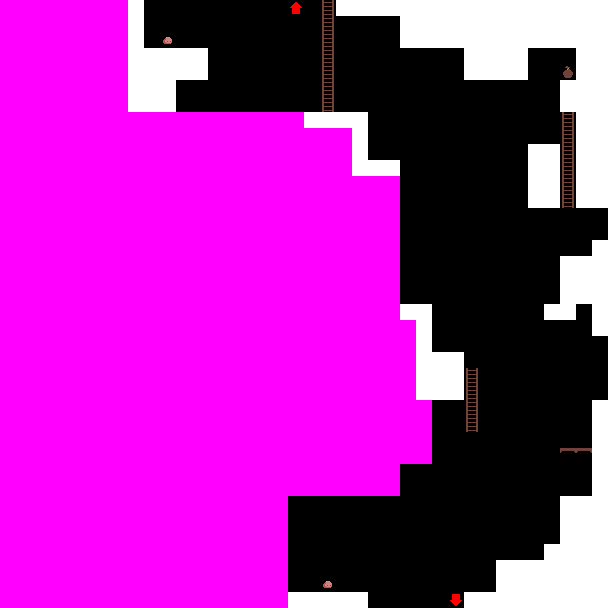

Below is a game level as drawn by its tile map, then a one-line description and the .tmx file that defines it, in full:
An orthogonal 38x38 tile map with 16x16 px tiles, 1 tile layer (Tile Layer 1).

<map version="1.10" tiledversion="1.11.2" orientation="orthogonal" renderorder="right-up" width="38" height="38" tilewidth="16" tileheight="16" infinite="0" nextlayerid="2" nextobjectid="1">
 <tileset firstgid="1" source="../../tiletypes.tsx" />
 <layer id="1" name="Tile Layer 1" width="38" height="38">
  <data encoding="csv">
3,3,3,3,3,3,3,3,1,0,0,0,0,0,0,0,0,0,12,0,18,1,1,1,1,1,1,1,1,1,1,1,1,1,1,1,1,1,
3,3,3,3,3,3,3,3,1,0,0,0,0,0,0,0,0,0,0,0,18,0,0,0,0,1,1,1,1,1,1,1,1,1,1,1,1,1,
3,3,3,3,3,3,3,3,1,0,26,0,0,0,0,0,0,0,0,0,18,0,0,0,0,1,1,1,1,1,1,1,1,1,1,1,1,1,
3,3,3,3,3,3,3,3,1,1,1,1,1,0,0,0,0,0,0,0,18,0,0,0,0,0,0,0,0,1,1,1,1,0,0,0,1,1,
3,3,3,3,3,3,3,3,1,1,1,1,1,0,0,0,0,0,0,0,18,0,0,0,0,0,0,0,0,1,1,1,1,0,0,25,1,1,
3,3,3,3,3,3,3,3,1,1,1,0,0,0,0,0,0,0,0,0,18,0,0,0,0,0,0,0,0,0,0,0,0,0,0,1,1,1,
3,3,3,3,3,3,3,3,1,1,1,0,0,0,0,0,0,0,0,0,18,0,0,0,0,0,0,0,0,0,0,0,0,0,0,1,1,1,
3,3,3,3,3,3,3,3,3,3,3,3,3,3,3,3,3,3,3,1,1,1,1,0,0,0,0,0,0,0,0,0,0,0,0,18,1,1,
3,3,3,3,3,3,3,3,3,3,3,3,3,3,3,3,3,3,3,3,3,3,1,0,0,0,0,0,0,0,0,0,0,0,0,18,1,1,
3,3,3,3,3,3,3,3,3,3,3,3,3,3,3,3,3,3,3,3,3,3,1,0,0,0,0,0,0,0,0,0,0,1,1,18,1,1,
3,3,3,3,3,3,3,3,3,3,3,3,3,3,3,3,3,3,3,3,3,3,1,1,1,0,0,0,0,0,0,0,0,1,1,18,1,1,
3,3,3,3,3,3,3,3,3,3,3,3,3,3,3,3,3,3,3,3,3,3,3,3,3,0,0,0,0,0,0,0,0,1,1,18,1,1,
3,3,3,3,3,3,3,3,3,3,3,3,3,3,3,3,3,3,3,3,3,3,3,3,3,0,0,0,0,0,0,0,0,1,1,18,1,1,
3,3,3,3,3,3,3,3,3,3,3,3,3,3,3,3,3,3,3,3,3,3,3,3,3,0,0,0,0,0,0,0,0,0,0,0,0,0,
3,3,3,3,3,3,3,3,3,3,3,3,3,3,3,3,3,3,3,3,3,3,3,3,3,0,0,0,0,0,0,0,0,0,0,0,0,0,
3,3,3,3,3,3,3,3,3,3,3,3,3,3,3,3,3,3,3,3,3,3,3,3,3,0,0,0,0,0,0,0,0,0,0,0,0,1,
3,3,3,3,3,3,3,3,3,3,3,3,3,3,3,3,3,3,3,3,3,3,3,3,3,0,0,0,0,0,0,0,0,0,0,1,1,1,
3,3,3,3,3,3,3,3,3,3,3,3,3,3,3,3,3,3,3,3,3,3,3,3,3,0,0,0,0,0,0,0,0,0,0,1,1,1,
3,3,3,3,3,3,3,3,3,3,3,3,3,3,3,3,3,3,3,3,3,3,3,3,3,0,0,0,0,0,0,0,0,0,0,1,1,1,
3,3,3,3,3,3,3,3,3,3,3,3,3,3,3,3,3,3,3,3,3,3,3,3,3,1,1,0,0,0,0,0,0,0,1,1,0,1,
3,3,3,3,3,3,3,3,3,3,3,3,3,3,3,3,3,3,3,3,3,3,3,3,3,3,1,0,0,0,0,0,0,0,0,0,0,1,
3,3,3,3,3,3,3,3,3,3,3,3,3,3,3,3,3,3,3,3,3,3,3,3,3,3,1,0,0,0,0,0,0,0,0,0,0,0,
3,3,3,3,3,3,3,3,3,3,3,3,3,3,3,3,3,3,3,3,3,3,3,3,3,3,1,1,1,0,0,0,0,0,0,0,0,0,
3,3,3,3,3,3,3,3,3,3,3,3,3,3,3,3,3,3,3,3,3,3,3,3,3,3,1,1,1,18,0,0,0,0,0,0,0,0,
3,3,3,3,3,3,3,3,3,3,3,3,3,3,3,3,3,3,3,3,3,3,3,3,3,3,1,1,1,18,0,0,0,0,0,0,0,0,
3,3,3,3,3,3,3,3,3,3,3,3,3,3,3,3,3,3,3,3,3,3,3,3,3,3,3,0,0,18,0,0,0,0,0,0,0,1,
3,3,3,3,3,3,3,3,3,3,3,3,3,3,3,3,3,3,3,3,3,3,3,3,3,3,3,0,0,18,0,0,0,0,0,0,0,1,
3,3,3,3,3,3,3,3,3,3,3,3,3,3,3,3,3,3,3,3,3,3,3,3,3,3,3,0,0,0,0,0,0,0,0,0,0,1,
3,3,3,3,3,3,3,3,3,3,3,3,3,3,3,3,3,3,3,3,3,3,3,3,3,3,3,0,0,0,0,0,0,0,0,17,17,1,
3,3,3,3,3,3,3,3,3,3,3,3,3,3,3,3,3,3,3,3,3,3,3,3,3,0,0,0,0,0,0,0,0,0,0,0,0,1,
3,3,3,3,3,3,3,3,3,3,3,3,3,3,3,3,3,3,3,3,3,3,3,3,3,0,0,0,0,0,0,0,0,0,0,0,0,1,
3,3,3,3,3,3,3,3,3,3,3,3,3,3,3,3,3,3,0,0,0,0,0,0,0,0,0,0,0,0,0,0,0,0,0,1,1,1,
3,3,3,3,3,3,3,3,3,3,3,3,3,3,3,3,3,3,0,0,0,0,0,0,0,0,0,0,0,0,0,0,0,0,0,1,1,1,
3,3,3,3,3,3,3,3,3,3,3,3,3,3,3,3,3,3,0,0,0,0,0,0,0,0,0,0,0,0,0,0,0,0,0,1,1,1,
3,3,3,3,3,3,3,3,3,3,3,3,3,3,3,3,3,3,0,0,0,0,0,0,0,0,0,0,0,0,0,0,0,0,1,1,1,1,
3,3,3,3,3,3,3,3,3,3,3,3,3,3,3,3,3,3,0,0,0,0,0,0,0,0,0,0,0,0,0,1,1,1,1,1,1,1,
3,3,3,3,3,3,3,3,3,3,3,3,3,3,3,3,3,3,0,0,26,0,0,0,0,0,0,0,0,0,0,1,1,1,1,1,1,1,
3,3,3,3,3,3,3,3,3,3,3,3,3,3,3,3,3,3,1,1,1,1,1,0,0,0,0,0,11,1,1,1,1,1,1,1,1,1
</data>
 </layer>
</map>
